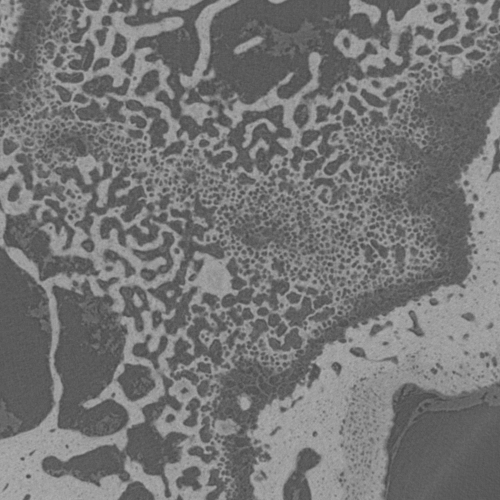
#> input picture 3 Week/Bone/bone_train.png, 500 x 500 px
$ python week3.py   (older library calls are emulated)
#> lines starting #> are read from the running program, lines starting #| are printed output that depends on the picture; after the words box and inside, x2 and y2 are one past the last pixel; in counts of white or black regions, pixels touching at a corner belong together
### 3 Week/local_features.py
"""
Helping functions for extracting features from images

Vedrana Andersen Dahl (vand@dtu.dk)
Anders Bjorholm Dahl (abda@dtu.dk)
"""

import numpy as np
import scipy.ndimage

def get_gauss_feat_im(im, sigma=1, normalize=True):
    """Gauss derivative feaures for every image pixel.
    Arguments:
        image: a 2D image, shape (r,c).
        sigma: standard deviation for Gaussian derivatives.
        normalize: flag indicating normalization of features.
    Returns:
        imfeat: 3D array of size (r,c,15) with a 15-dimentional feature
             vector for every pixel in the image.
    Author: vand@dtu.dk, 2020
    """

    r,c = im.shape
    imfeat = np.zeros((r,c,15))
    imfeat[:,:,0] = scipy.ndimage.gaussian_filter(im,sigma,order=0)
    imfeat[:,:,1] = scipy.ndimage.gaussian_filter(im,sigma,order=[0,1])
    imfeat[:,:,2] = scipy.ndimage.gaussian_filter(im,sigma,order=[1,0])
    imfeat[:,:,3] = scipy.ndimage.gaussian_filter(im,sigma,order=[0,2])
    imfeat[:,:,4] = scipy.ndimage.gaussian_filter(im,sigma,order=[1,1])
    imfeat[:,:,5] = scipy.ndimage.gaussian_filter(im,sigma,order=[2,0])
    imfeat[:,:,6] = scipy.ndimage.gaussian_filter(im,sigma,order=[0,3])
    imfeat[:,:,7] = scipy.ndimage.gaussian_filter(im,sigma,order=[1,2])
    imfeat[:,:,8] = scipy.ndimage.gaussian_filter(im,sigma,order=[2,1])
    imfeat[:,:,9] = scipy.ndimage.gaussian_filter(im,sigma,order=[3,0])
    imfeat[:,:,10] = scipy.ndimage.gaussian_filter(im,sigma,order=[0,4])
    imfeat[:,:,11] = scipy.ndimage.gaussian_filter(im,sigma,order=[1,3])
    imfeat[:,:,12] = scipy.ndimage.gaussian_filter(im,sigma,order=[2,2])
    imfeat[:,:,13] = scipy.ndimage.gaussian_filter(im,sigma,order=[3,1])
    imfeat[:,:,14] = scipy.ndimage.gaussian_filter(im,sigma,order=[4,0])

    if normalize:
        imfeat -= np.mean(imfeat, axis=(0,1))
        imfeat /= np.std(imfeat, axis=(0,1))

    return imfeat

def get_gauss_feat_multi(im, sigma = [1,2,4], normalize = True):
    '''Multi-scale Gauss derivative feaures for every image pixel.
    Arguments:
        image: a 2D image, shape (r,c).
        sigma: list of standard deviations for Gaussian derivatives.
        normalize: flag indicating normalization of features.
    Returns:
        imfeat: a a 3D array of size (r*c,n_scale,15) with n_scale features in each pixels, and
             n_scale is length of sigma. Each pixel contains a feature vector and feature
             image is size (r,c,15*n_scale).
    Author: abda@dtu.dk, 2021

    '''
    imfeats = []
    for i in range(0,len(sigma)):
        feat = get_gauss_feat_im(im, sigma[i], normalize)
        imfeats.append(feat.reshape(-1,feat.shape[2]))

    imfeats = np.asarray(imfeats).transpose(1,0,2)
    return imfeats


# [36 lines left out: functions im2col, ndim2col, not called in this run]

#%%
import skimage.io
import matplotlib.pyplot as plt

# [29 lines that do not run on import are left out]


### 3 Week/week3.py
# -*- coding: utf-8 -*-
"""
Created on Wed Feb 16 13:11:24 2022

@author: hujo8
"""
import numpy as np
import matplotlib.pyplot as plt
import skimage.io
import skimage.feature
import cv2
import sklearn.cluster
import local_features as lf
import scipy.ndimage


def ind2labels(ind):
    return np.unique(ind, return_inverse=True)[1].reshape(ind.shape)


training_image = skimage.io.imread('Bone/bone_train.png').astype(np.float)
#> training_image: shape (500, 500) float64; min 68, max 177, mean 117.5
training_labels = skimage.io.imread('Bone/bone_train_labels.png')
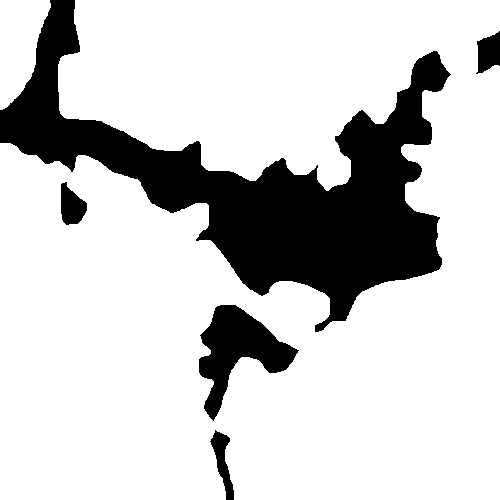
#> input picture 3 Week/Bone/bone_train_labels.png, 500 x 500 px
#> training_labels: shape (500, 500); 79.6% white; 5 black regions, box (x1, y1, x2, y2) and area: (0, 0, 451, 332) 43868, (199, 305, 299, 421) 4905, (61, 182, 87, 225) 750, (476, 31, 500, 74) 718, (210, 430, 234, 500) 714
training_labels = ind2labels(training_labels)
nr_labels = np.max(training_labels)+1
#> nr_labels = 2

fig, ax = plt.subplots(1,2)
ax[0].imshow(training_image, cmap=plt.cm.gray)
ax[0].set_title('training image')
ax[1].imshow(training_labels)
ax[1].set_title('labels for training image')

sigma = [1,2,4,8]
features = lf.get_gauss_feat_multi(training_image, sigma)
#> after the loop in get_gauss_feat_multi, `for i in range(0,len(sigma)):`: imfeats = 4 items
features = features.reshape((features.shape[0],features.shape[1]*features.shape[2]))
labels = training_labels.ravel()

labels = training_labels.ravel()

nr_keep = 15000
keep_indices = np.random.permutation(np.arange(features.shape[0]))[:nr_keep]

features_subset =features[keep_indices,:]
labels_subset = labels[keep_indices]
#> labels_subset = 15000 values, max 1 at index 0, min 0 at index 1, mean 0.794

# fig, ax = plt.subplots(1)
# ax.imshow(features_subset)
# ax.axis('auto')

nr_clusters = 1000
#kmeans = MinibatchKMeans(n_clusters=100)
kmeans = sklearn.cluster.MiniBatchKMeans(n_clusters=nr_clusters, batch_size=2*nr_clusters)
kmeans.fit(features_subset)
assignment = kmeans.labels_

edges = np.arange(nr_clusters+1)-0.5
hist = np.zeros((nr_clusters, nr_labels))

for l in range(nr_labels):
    hist[:,l] = np.histogram(assignment[labels_subset==l],bins=edges)[0]
#> after the loop, hist = 1000 pairs, first value 0 to 33, second value 0 to 140
sum_hist = np.sum(hist,axis=1)
#> sum_hist = 1000 values, max 140 at index 766, min 1 at index 28, mean 15
cluster_probabilities = hist/(sum_hist.reshape(-1,1))
#> cluster_probabilities = 1000 pairs, first value 0 to 1, second value 0 to 1

# fig, ax = plt.subplots(1,2)
# legend_label = [f'label {x}' for x in range(nr_labels)]

# ax[0].plot(hist,'.')
# ax[0].set_xlabel('cluster id')
# ax[0].set_ylabel('number of features in cluster')
# ax[0].legend (legend_label)
# ax[0].set_title('features in clusters per label')
# ax[1].plot(cluster_probabilities,'.')
# ax[1].set_xlabel('cluster id')
# ax[1].set_ylabel('label probability for cluster')
# ax[1].legend (legend_label)
# ax[1].set_title('cluster probabilities ')

#%%

testing_image = skimage.io.imread ('Bone/bone_test_1.png')
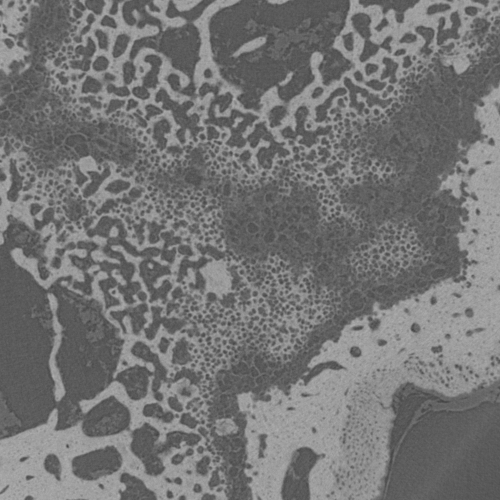
#> input picture 3 Week/Bone/bone_test_1.png, 500 x 500 px
#> testing_image is the input picture: shape (500, 500); min 67, max 178, mean 116.5
testing_image = testing_image.astype(np.float)
testing_gt = skimage.io.imread ('Bone/bone_test_1_labels.png')
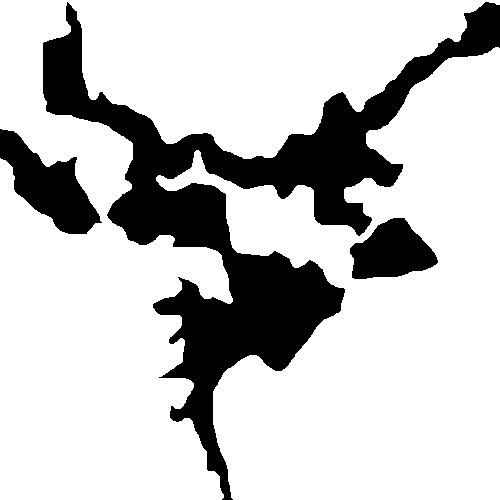
#> input picture 3 Week/Bone/bone_test_1_labels.png, 500 x 500 px
#> testing_gt: shape (500, 500); 77.9% white; 3 black regions, box (x1, y1, x2, y2) and area: (43, 2, 500, 500) 46705, (0, 129, 102, 234) 4975, (350, 218, 438, 279) 3568

features_testing = lf.get_gauss_feat_multi(testing_image, sigma)
features_testing = features_testing.reshape((features_testing.shape[0], features_testing.shape[1]*features_testing.shape[2]))
labels = training_labels.ravel()

assignment_testing = kmeans.predict(features_testing)

probability_image = np.zeros((assignment_testing.size, nr_labels))
for l in range(nr_labels):
    probability_image[:,l] = cluster_probabilities[assignment_testing, l]
#> after the loop, probability_image = 250000 pairs, first value 0 to 1, second value 0 to 1
probability_image = probability_image.reshape(testing_image.shape + (nr_labels,))

P_rgb = np.zeros (probability_image.shape[0:2]+(3,))
k = min(nr_labels,3)
#> k = 2
P_rgb[:,:,:k] = probability_image[:,:,:k]

fig, ax = plt.subplots(1,2)
ax[0].imshow(testing_image, cmap=plt.cm.gray)
ax[0]. set_title('testing image')
ax[1]. imshow(P_rgb)
ax[1]. set_title('probabilities for testing image as RGB')

#%%

s = 2

seg_im_max = np.argmax(P_rgb,axis = 2)
#> seg_im_max: shape (500, 500) int64; values 0 (black) and 1 (white), 81.1% white; 2136 black regions (2055 under 20 px), largest, box (x1, y1, x2, y2) and area: (41, 0, 500, 496) 31863, (344, 217, 433, 285) 2849, (10, 150, 106, 239) 2695
c = np.eye(P_rgb.shape[2])
#> c = [[1, 0, 0], [0, 1, 0], [0, 0, 1]]
P_rgb_max = c[seg_im_max]

probability_smooth = np.zeros (probability_image. shape)
for i in range(0,probability_image.shape[2]):
    probability_smooth[:,:,i] = scipy.ndimage.gaussian_filter(probability_image[:,:,i],s,order=0)
seg_im_smooth = np.argmax(probability_smooth, axis=2)
#> seg_im_smooth: shape (500, 500) int64; values 0 (black) and 1 (white), 84.2% white; 59 black regions (27 under 20 px), largest, box (x1, y1, x2, y2) and area: (107, 56, 435, 473) 28892, (347, 220, 430, 280) 2938, (15, 153, 100, 236) 2632

probability_smooth_max = c[seg_im_smooth]

P_rgb_smooth = np.zeros(probability_smooth_max.shape [0:2]+(3,))
k = min(nr_labels,3)
P_rgb_smooth[:,:,:k] = probability_smooth[:,:,:k]
P_rgb_smooth_max = np.zeros(probability_smooth_max.shape[0:2]+(3,))
P_rgb_smooth_max[:,:,:k] = probability_smooth_max[:,:,:k]

fig, ax = plt.subplots(2,4,sharex=True, sharey=True)
ax[0][0].imshow(P_rgb[:,:,0])
ax[0][1].imshow(P_rgb[:,:,1])
ax[0][2].imshow(testing_gt, cmap = 'gray')
ax[0][3].imshow(P_rgb_max)
ax[1][0].imshow(P_rgb_smooth[:,:,0])
ax[1][1].imshow(P_rgb_smooth[:,:,1])
ax[1][2].imshow(testing_gt, cmap = 'gray')
ax[1][3].imshow(P_rgb_smooth_max)

#%%

thres = 120
im_thres = (testing_image>thres).astype(np.float)
#> im_thres: shape (500, 500) float64; values 0 (black) and 1 (white), 39.6% white; 241 white regions (195 under 20 px), largest, box (x1, y1, x2, y2) and area: (236, 83, 500, 500) 34585, (0, 244, 332, 500) 23801, (193, 0, 500, 222) 15972
seg_rgb = np.zeros((P_rgb.shape))

seg_rgb[:,:,0] = im_thres*seg_im_smooth
seg_rgb[:,:,2] = im_thres*(1-seg_im_smooth)
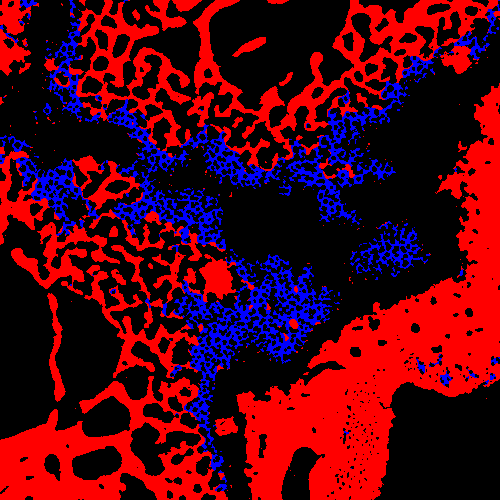
#> seg_rgb: shape (500, 500, 3) float64; mean of channels 0, 1, 2 0.321, 0, 0.0746; drawn as R, G, B
seg_rgb[:,:,1] = (1-im_thres)
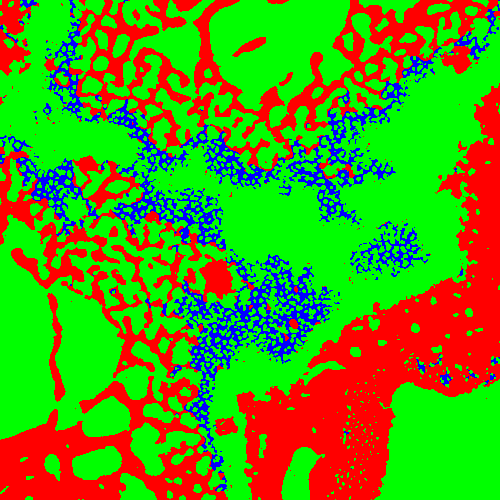
#> seg_rgb: shape (500, 500, 3) float64; mean of channels 0, 1, 2 0.321, 0.604, 0.0746; drawn as R, G, B

fig, ax = plt.subplots(1,3,sharex=True, sharey=True)
ax[0].imshow(im_thres, cmap = 'gray')
ax[1].imshow(1-seg_im_smooth, cmap = 'gray')
ax[2].imshow(seg_rgb)

#%%

def boundary_length(binim, mask=1):
#> called with mask = 1
    bim = np.zeros(binim.shape)
    bim[:-1,:] = (binim[:-1] - binim[1:])!=0
#> bim: shape (500, 500) float64; values 0 (black) and 1 (white), 7.4% white in thin lines or dots
    bim[:,:-1] += (binim[:,:-1] - binim[:,1:])!=0
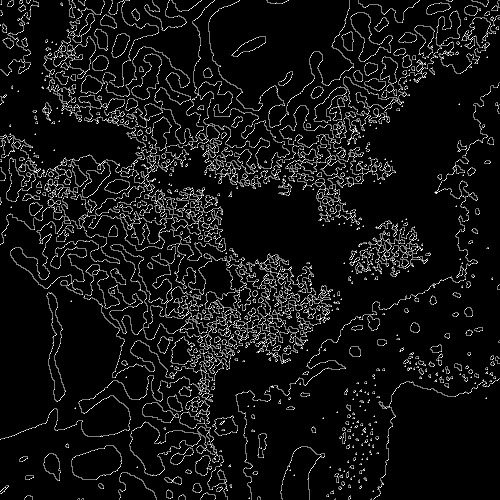
#> bim: shape (500, 500) float64; min 0, max 2, mean 0.148; drawn with min black and max white
    return np.sum(bim*mask)

mean_boundary_length = boundary_length(im_thres)/np.sum(im_thres)
#> mean_boundary_length = 0.373
fine_boundary_length = boundary_length(im_thres,(1-seg_im_smooth))/np.sum(im_thres*(1-seg_im_smooth))
#> fine_boundary_length = 0.902
coarse_boundary_length = boundary_length(im_thres,seg_im_smooth)/np.sum(im_thres*seg_im_smooth)
#> coarse_boundary_length = 0.25
print(f'Mean boundary length: \t\t\t\t{mean_boundary_length:0.2f}')
#| Mean boundary length: 				0.37
print(f'Boundary length of fine structure: \t{fine_boundary_length:0.2f}')
#| Boundary length of fine structure: 	0.90
print(f'Boundary length of coarse structure: \t{coarse_boundary_length:0.2f}')
#| Boundary length of coarse structure: 	0.25

#%% RELATIVE TO GROUND TRUTH

testing_gt_bin = testing_gt == 255
mean_boundary_length = boundary_length(im_thres)/np.sum(im_thres)
fine_boundary_length = boundary_length(im_thres,(1-testing_gt_bin))/np.sum(im_thres*(1-testing_gt_bin))
#> fine_boundary_length = 0.828
coarse_boundary_length = boundary_length(im_thres, testing_gt_bin)/np.sum(im_thres*testing_gt_bin)
#> coarse_boundary_length = 0.235
print(f'Mean_boundary_length: \t\t\t\t{mean_boundary_length:0.2f}')
#| Mean_boundary_length: 				0.37
print(f'Boundary length of fine structure: \t{fine_boundary_length:0.2f}')
#| Boundary length of fine structure: 	0.83
print(f'Boundary length of coarse structure: \t{coarse_boundary_length:0.2f}')
#| Boundary length of coarse structure: 	0.23
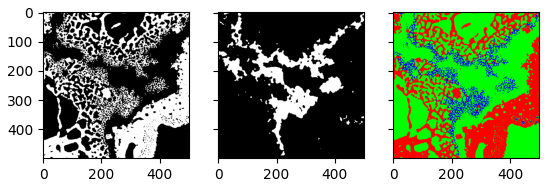
#> figure drawn by matplotlib, 3 panels
